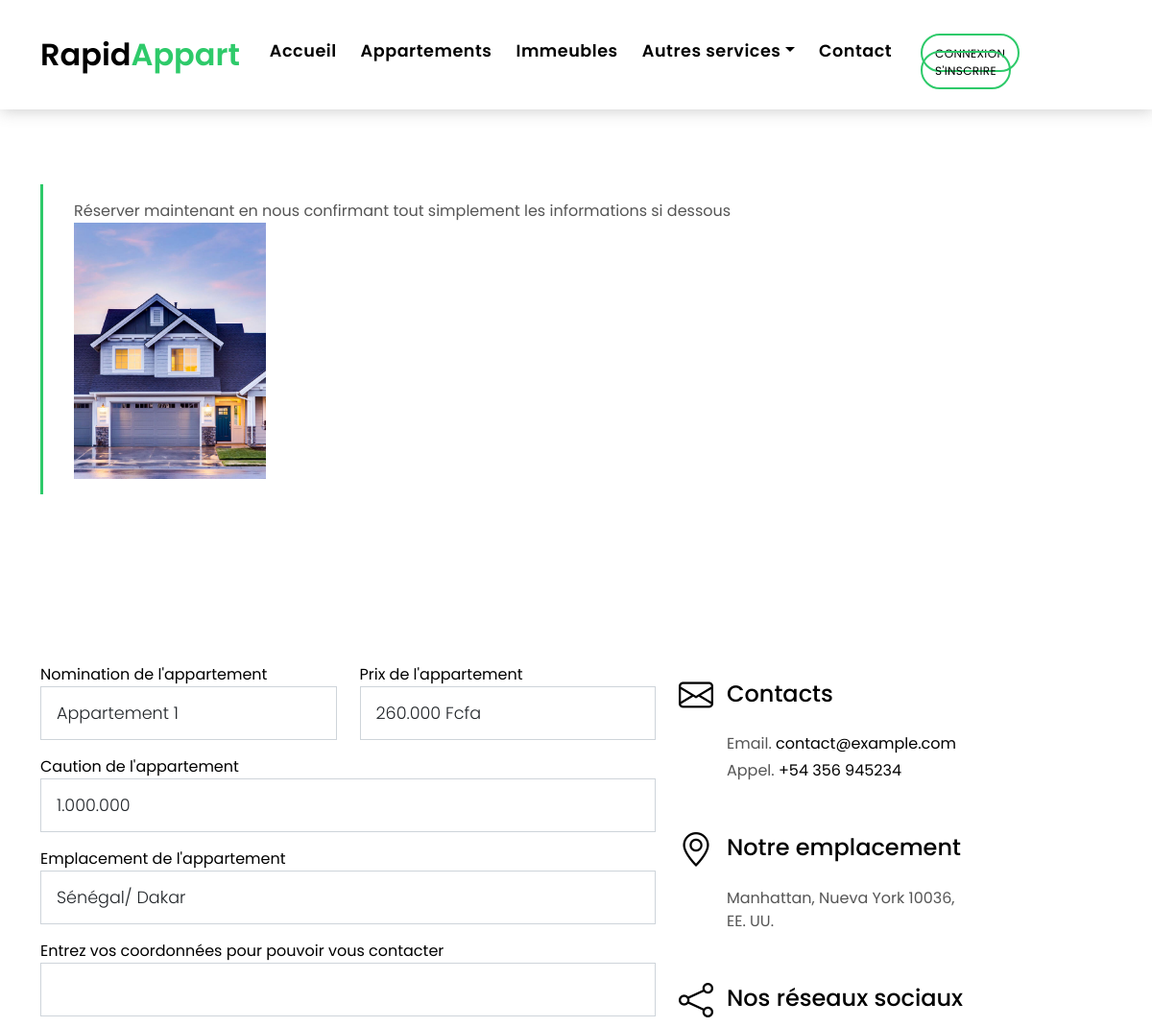
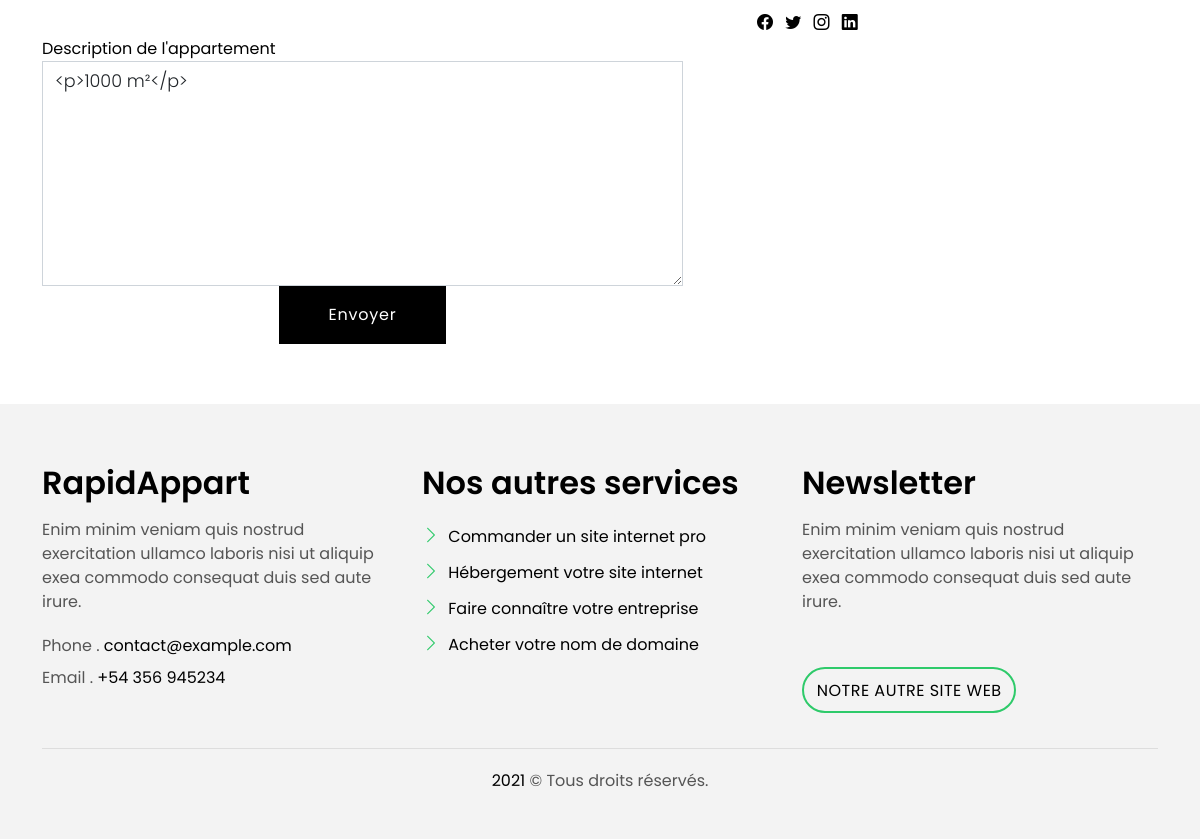
/reservation.php?id=32, run on the app's committed database (2 pictures, top to bottom).
### tables this page shows
CREATE TABLE IF NOT EXISTS `appartement` (
  `id` int(11) NOT NULL AUTO_INCREMENT,
  `nom` varchar(200) DEFAULT NULL,
  `quatier` varchar(200) DEFAULT NULL,
  `prix` varchar(255) DEFAULT NULL,
  `chambre` varchar(255) DEFAULT NULL,
  `douche` varchar(255) DEFAULT NULL,
  `dimension` varchar(255) DEFAULT NULL,
  `salon` varchar(255) DEFAULT NULL,
  `adresse` text,
  `image` varchar(200) DEFAULT NULL,
  `emplacement` varchar(200) DEFAULT NULL,
  `etat` varchar(255) DEFAULT NULL,
  `caution` varchar(255) DEFAULT NULL,
  `probleme` varchar(255) DEFAULT NULL,
  `video` text,
  `plan` varchar(255) DEFAULT NULL,
  `description` text,
  PRIMARY KEY (`id`)
);

### reservation.php (the view, shortened to what this page needs)
<?php
    $id = $_GET['id'];
    $pdo = new PDO ('mysql:host=localhost;dbname=dashbord', 'root', '', [PDO::ATTR_DEFAULT_FETCH_MODE => PDO::FETCH_ASSOC, PDO::ATTR_ERRMODE => PDO::ERRMODE_EXCEPTION, PDO::MYSQL_ATTR_INIT_COMMAND => 'SET NAMES UTF8']);
    $req = $pdo->prepare("SELECT * FROM appartement WHERE id=:id");
    $req ->execute(array(':id' => $id));
    while($entrees = $req->fetch(PDO::FETCH_ASSOC))
    {
        $nom = $entrees['nom'];
        $prix = $entrees['prix'];
        $image = $entrees['image'];
        $emplacement = $entrees['emplacement'];
        $caution = $entrees['caution'];
        $description = $entrees['description'];
    }
      require 'inc/header.php';
  ?>
  <main id="main">
    <section class="intro-single">
      <div class="container">
        <div class="row">
          <div class="col-md-12 col-lg-8">
            <div class="title-single-box">Réserver maintenant en nous confirmant tout simplement les informations si dessous</h1><br>
              <span class="color-text-a"><img src="compto/rapidappart/appartement/img/<?= $image; ?>" alt="image de l'appartement" class="img-a img-fluid" width=200px></span>
            </div>
          </div>
        </div>
      </div>
    </section>
    <section class="contact">
      <div class="container">
        <div class="row">
          <div class="col-sm-12 section-t8">
            <div class="row">
              <div class="col-md-7">
                <form action="" method="post" role="form" class="php-email-form">
                  <div class="row">
                    <div class="col-md-6 mb-3">
                      <div class="form-group">
                          <label for="">Nomination de l'appartement</label>
                        <input type="text" name="name" class="form-control form-control-lg form-control-a" value="<?= $nom ?>">
                      </div>
                    </div>
                    <div class="col-md-6 mb-3">
                      <div class="form-group">
                          <label for="">Prix de l'appartement</label>
                        <input type="text" name="price" class="form-control form-control-lg form-control-a" value="<?= $prix ?>">
                      </div>
                    </div>
                    <div class="col-md-12 mb-3">
                      <div class="form-group">
                          <label for="">Caution de l'appartement</label>
                        <input type="text" name="caution" class="form-control form-control-lg form-control-a" value="<?= $caution ?>">
                      </div>
                    </div>
                    <div class="col-md-12 mb-3">
                      <div class="form-group">
                          <label for="">Emplacement de l'appartement</label>
                        <input type="text" name="emplacement" class="form-control form-control-lg form-control-a" value="<?= $emplacement ?>">
                      </div>
                    </div>
                    <div class="col-md-12 mb-3">
                      <div class="form-group">
                          <label for="">Entrez vos coordonnées pour pouvoir vous contacter</label>
                        <input type="text" name="user" class="form-control form-control-lg form-control-a" value="<?= $_SESSION['auth']->email ?? '' ?>" required>
                      </div>
                    </div>
                    <div class="col-md-12">
                      <div class="form-group">
                          <label for="">Description de l'appartement</label>
                        <textarea type="message" name="comment" class="form-control" cols="45" rows="8" id="description"><?= $description ?></textarea>
                      </div>
                    </div>
                    <div class="col-md-12 text-center">
                      <button type="submit" class="btn btn-a">Envoyer</button>
                    </div>
                  </div>
                </form>
              </div>
              <div class="col-md-5 section-md-t3">
                <div class="icon-box section-b2">
                  <div class="icon-box-icon">
                    <span class="bi bi-envelope"></span>
                  </div>
                  <div class="icon-box-content table-cell">
                    <div class="icon-box-title">
                      <h4 class="icon-title">Contacts</h4>
                    </div>
                    <div class="icon-box-content">
                      <p class="mb-1">Email.
                        <span class="color-a">contact@example.com</span>
                      </p>
                      <p class="mb-1">Appel.
                        <span class="color-a">+54 356 945234</span>
                      </p>
                    </div>
                  </div>
                </div>
                <div class="icon-box section-b2">
                  <div class="icon-box-icon">
                    <span class="bi bi-geo-alt"></span>
                  </div>
                  <div class="icon-box-content table-cell">
                    <div class="icon-box-title">
                      <h4 class="icon-title">Notre emplacement</h4>
                    </div>
                    <div class="icon-box-content">
                      <p class="mb-1">
                        Manhattan, Nueva York 10036,
                        <br> EE. UU.
                      </p>
                    </div>
                  </div>
                </div>
                <div class="icon-box">
                  <div class="icon-box-icon">
                    <span class="bi bi-share"></span>
                  </div>
                  <div class="icon-box-content table-cell">
                    <div class="icon-box-title">
                      <h4 class="icon-title">Nos réseaux sociaux</h4>
                    </div>
                    <div class="icon-box-content">
                      <div class="socials-footer">
                        <ul class="list-inline">
                          <li class="list-inline-item">
                            <a href="#" class="link-one">
                              <i class="bi bi-facebook" aria-hidden="true"></i>
                            </a>
                          </li>
                          <li class="list-inline-item">
                            <a href="#" class="link-one">
                              <i class="bi bi-twitter" aria-hidden="true"></i>
                            </a>
                          </li>
                          <li class="list-inline-item">
                            <a href="#" class="link-one">
                              <i class="bi bi-instagram" aria-hidden="true"></i>
                            </a>
                          </li>
                          <li class="list-inline-item">
                            <a href="#" class="link-one">
                              <i class="bi bi-linkedin" aria-hidden="true"></i>
                            </a>
                          </li>
                        </ul>
                      </div>
                    </div>
                  </div>
                </div>
              </div>
            </div>
          </div>
        </div>
      </div>
    </section>
  </main>
<?php
    require 'inc/footer.php';
?>
</body>
</html>

### assets/css/style.css (style rules this page uses)
body { font-family: 'Poppins', sans-serif; color: #555555; }
h1, h2, h3, h4, h5, h6 { color: #000000; }
a { color: #000000; text-decoration: none; transition: all .5s ease; }
.link-one { color: #000000; transition: all .5s ease; }
.color-a { text-decoration: none; color: #000000; }
.color-text-a { text-decoration: none; color: #555555; }
.icon-box .icon-box-icon { display: table-cell; vertical-align: top; font-size: 36px; color: #000000; width: 50px; padding-top: 8px; }
.icon-box .icon-box-content { padding-top: 18px; }
.section-t8 { padding-top: 8rem; }
.section-b2 { padding-bottom: 2rem; }
.table-cell { display: table-cell; vertical-align: middle; }
.btn { transition: .5s ease; }
.btn.btn-a, .btn.btn-b { border-radius: 0; padding: 1rem 3rem; letter-spacing: .05rem; }
.btn.btn-a { text-decoration: none; background-color: #000000; color: #ffffff; }
.intro-single { padding: 12rem 0 3rem; }
.intro-single .title-single-box { padding: 1rem 0 1rem 2rem; }
.intro-single .title-single-box { border-left: 3px solid #2eca6a; }
.php-email-form label { color: #000000; position: relative; }
.php-email-form .form-control { border-radius: 0; font-size: 1.1rem; font-weight: 300; }
.php-email-form .form-control.form-control-a { height: 3.5rem; }

### data on the page
appartement: image (picture), name "Appartement 1", price "260.000 Fcfa", caution "1.000.000", emplacement "Sénégal/ Dakar", comment "<p>1000 m²</p>"
